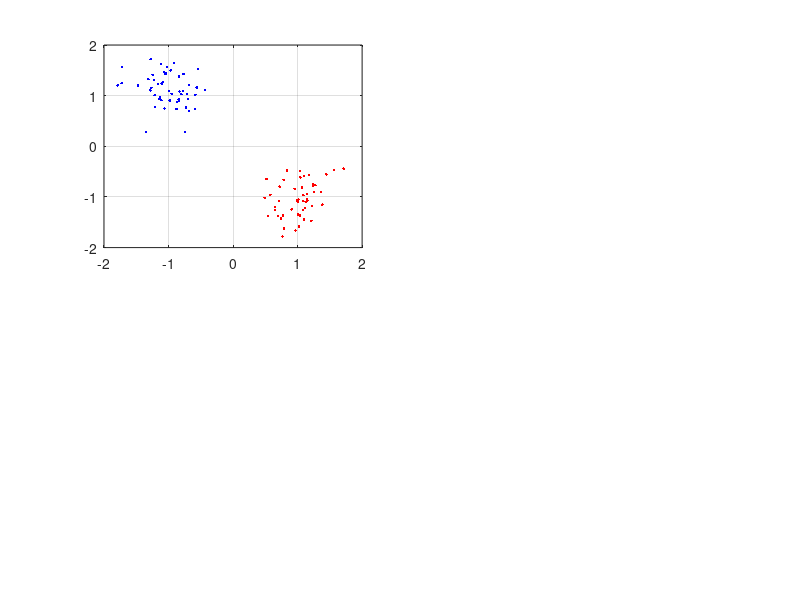

The MATLAB script that drew this image: (Note: this script raises an error after producing the figure.)
% %  main9.a  MATLAB main program for Kernel pdf estimation
%   Course 02457, November 2007, LKH
%  
clear
%
N1=50;          % Number of data points in d=2 data 
N2=50;
sig=1.5;sig2=sig^2;
%
centers=zeros(2,2);
centers(1,1)=1;
centers(2,1)=-1;
centers(1,2)=-1;
centers(2,2)=1;
width=sqrt(0.1);       % std of simulation normal distribution
%
% Normal distributed data for training set clusters
train1=centers(:,1)*ones(1,N1) + width*randn(2,N1);
train2=centers(:,2)*ones(1,N2) + width*randn(2,N2);
train=[train1,train2];
%
subplot(2,2,1)
plot(train1(1,:),train1(2,:),'r.',train2(1,:),train2(2,:),'b.')
grid
dists=gp_dist(train,train);
K=exp( - dists/(2*sig2));
%
subplot(2,2,2)
imagesc(K,[0 1]), colormap('gray'),colorbar
%
subplot(2,2,3)
width=sqrt(2);       % std of simulation normal distribution
%
% Normal distributed data for training set clusters
train1=centers(:,1)*ones(1,N1) + width*randn(2,N1);
train2=centers(:,2)*ones(1,N2) + width*randn(2,N2);
train=[train1,train2];
plot(train1(1,:),train1(2,:),'r.',train2(1,:),train2(2,:),'b.')
grid
dists=gp_dist(train,train);
K=exp( - dists/(2*sig2));
subplot(2,2,4)
imagesc(K,[0 1]), colormap('gray'),colorbar








